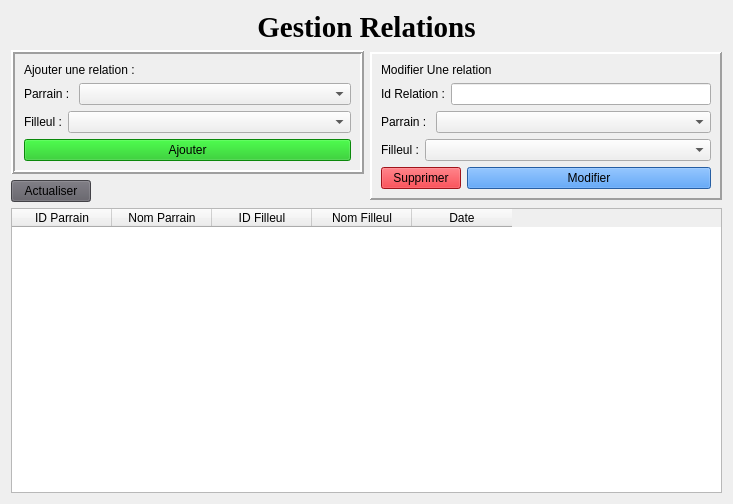
<?xml version="1.0" encoding="UTF-8"?>
<ui version="4.0">
 <class>Form</class>
 <widget class="QWidget" name="Form">
  <property name="geometry">
   <rect>
    <x>0</x>
    <y>0</y>
    <width>733</width>
    <height>504</height>
   </rect>
  </property>
  <property name="windowTitle">
   <string>Form</string>
  </property>
  <layout class="QGridLayout" name="gridLayout_3">
   <item row="0" column="0" colspan="2">
    <widget class="QLabel" name="label_2">
     <property name="sizePolicy">
      <sizepolicy hsizetype="Expanding" vsizetype="Fixed">
       <horstretch>0</horstretch>
       <verstretch>0</verstretch>
      </sizepolicy>
     </property>
     <property name="font">
      <font>
       <family>Times New Roman</family>
       <pointsize>22</pointsize>
       <weight>75</weight>
       <bold>true</bold>
      </font>
     </property>
     <property name="text">
      <string>Gestion Relations</string>
     </property>
     <property name="alignment">
      <set>Qt::AlignCenter</set>
     </property>
    </widget>
   </item>
   <item row="1" column="0">
    <widget class="QFrame" name="frame">
     <property name="sizePolicy">
      <sizepolicy hsizetype="MinimumExpanding" vsizetype="Fixed">
       <horstretch>0</horstretch>
       <verstretch>0</verstretch>
      </sizepolicy>
     </property>
     <property name="frameShape">
      <enum>QFrame::Box</enum>
     </property>
     <property name="frameShadow">
      <enum>QFrame::Raised</enum>
     </property>
     <property name="lineWidth">
      <number>2</number>
     </property>
     <layout class="QGridLayout" name="gridLayout">
      <item row="2" column="0">
       <layout class="QFormLayout" name="formLayout_2">
        <item row="0" column="0">
         <widget class="QLabel" name="label_4">
          <property name="text">
           <string>Filleul :</string>
          </property>
         </widget>
        </item>
        <item row="0" column="1">
         <widget class="QComboBox" name="comboBox_AddFilleul"/>
        </item>
       </layout>
      </item>
      <item row="1" column="0">
       <layout class="QFormLayout" name="formLayout">
        <item row="0" column="1">
         <widget class="QComboBox" name="comboBox_AddParrain"/>
        </item>
        <item row="0" column="0">
         <widget class="QLabel" name="label_3">
          <property name="text">
           <string>Parrain : </string>
          </property>
         </widget>
        </item>
       </layout>
      </item>
      <item row="3" column="0">
       <widget class="QPushButton" name="btnAjouter">
        <property name="styleSheet">
         <string notr="true">background-color: rgb(15, 191, 15);</string>
        </property>
        <property name="text">
         <string>Ajouter</string>
        </property>
       </widget>
      </item>
      <item row="0" column="0">
       <widget class="QLabel" name="label">
        <property name="styleSheet">
         <string notr="true">font: 75 14pt &quot;Times New Roman&quot;;</string>
        </property>
        <property name="text">
         <string>Ajouter une relation :</string>
        </property>
       </widget>
      </item>
     </layout>
    </widget>
   </item>
   <item row="1" column="1" rowspan="2">
    <widget class="QFrame" name="frame_2">
     <property name="sizePolicy">
      <sizepolicy hsizetype="MinimumExpanding" vsizetype="Fixed">
       <horstretch>0</horstretch>
       <verstretch>0</verstretch>
      </sizepolicy>
     </property>
     <property name="frameShape">
      <enum>QFrame::Panel</enum>
     </property>
     <property name="frameShadow">
      <enum>QFrame::Raised</enum>
     </property>
     <property name="lineWidth">
      <number>2</number>
     </property>
     <layout class="QGridLayout" name="gridLayout_2">
      <item row="0" column="0">
       <widget class="QLabel" name="label_5">
        <property name="styleSheet">
         <string notr="true">font: 75 14pt &quot;Times New Roman&quot;;</string>
        </property>
        <property name="text">
         <string>Modifier Une relation</string>
        </property>
       </widget>
      </item>
      <item row="1" column="0">
       <layout class="QFormLayout" name="formLayout_5">
        <item row="0" column="0">
         <widget class="QLabel" name="label_8">
          <property name="text">
           <string>Id Relation :</string>
          </property>
         </widget>
        </item>
        <item row="0" column="1">
         <widget class="QLineEdit" name="lineEdit_IdRelation">
          <property name="alignment">
           <set>Qt::AlignRight|Qt::AlignTrailing|Qt::AlignVCenter</set>
          </property>
          <property name="readOnly">
           <bool>true</bool>
          </property>
         </widget>
        </item>
       </layout>
      </item>
      <item row="2" column="0">
       <layout class="QFormLayout" name="formLayout_3">
        <item row="0" column="1">
         <widget class="QComboBox" name="comboBox_ModParrain"/>
        </item>
        <item row="0" column="0">
         <widget class="QLabel" name="label_6">
          <property name="text">
           <string>Parrain : </string>
          </property>
         </widget>
        </item>
       </layout>
      </item>
      <item row="3" column="0">
       <layout class="QFormLayout" name="formLayout_4">
        <item row="0" column="0">
         <widget class="QLabel" name="label_7">
          <property name="text">
           <string>Filleul :</string>
          </property>
         </widget>
        </item>
        <item row="0" column="1">
         <widget class="QComboBox" name="comboBox_AddFilleul_2"/>
        </item>
       </layout>
      </item>
      <item row="4" column="0">
       <layout class="QFormLayout" name="formLayout_6">
        <item row="0" column="0">
         <widget class="QPushButton" name="btnSupprimer">
          <property name="styleSheet">
           <string notr="true">background-color: rgb(224, 27, 36);</string>
          </property>
          <property name="text">
           <string>Supprimer</string>
          </property>
         </widget>
        </item>
        <item row="0" column="1">
         <widget class="QPushButton" name="btnSupprimer_2">
          <property name="styleSheet">
           <string notr="true">background-color: rgb(53, 132, 228);</string>
          </property>
          <property name="text">
           <string>Modifier</string>
          </property>
         </widget>
        </item>
       </layout>
      </item>
     </layout>
    </widget>
   </item>
   <item row="2" column="0">
    <widget class="QPushButton" name="btnActualiser">
     <property name="sizePolicy">
      <sizepolicy hsizetype="Fixed" vsizetype="Fixed">
       <horstretch>0</horstretch>
       <verstretch>0</verstretch>
      </sizepolicy>
     </property>
     <property name="styleSheet">
      <string notr="true">background-color: rgb(94, 92, 100);</string>
     </property>
     <property name="text">
      <string>Actualiser</string>
     </property>
    </widget>
   </item>
   <item row="3" column="0" colspan="2">
    <widget class="QTableWidget" name="tableWidget">
     <property name="autoFillBackground">
      <bool>false</bool>
     </property>
     <property name="styleSheet">
      <string notr="true">font: 14pt &quot;Times New Roman&quot;;</string>
     </property>
     <property name="lineWidth">
      <number>2</number>
     </property>
     <property name="midLineWidth">
      <number>1</number>
     </property>
     <property name="horizontalScrollBarPolicy">
      <enum>Qt::ScrollBarAlwaysOff</enum>
     </property>
     <property name="editTriggers">
      <set>QAbstractItemView::NoEditTriggers</set>
     </property>
     <property name="selectionMode">
      <enum>QAbstractItemView::SingleSelection</enum>
     </property>
     <property name="selectionBehavior">
      <enum>QAbstractItemView::SelectRows</enum>
     </property>
     <property name="gridStyle">
      <enum>Qt::DashLine</enum>
     </property>
     <attribute name="horizontalHeaderCascadingSectionResizes">
      <bool>false</bool>
     </attribute>
     <attribute name="horizontalHeaderStretchLastSection">
      <bool>false</bool>
     </attribute>
     <attribute name="verticalHeaderVisible">
      <bool>true</bool>
     </attribute>
     <column>
      <property name="text">
       <string>ID Parrain</string>
      </property>
      <property name="font">
       <font>
        <weight>50</weight>
        <italic>false</italic>
        <bold>false</bold>
       </font>
      </property>
     </column>
     <column>
      <property name="text">
       <string>Nom Parrain</string>
      </property>
     </column>
     <column>
      <property name="text">
       <string>ID Filleul</string>
      </property>
     </column>
     <column>
      <property name="text">
       <string>Nom Filleul</string>
      </property>
     </column>
     <column>
      <property name="text">
       <string>Date</string>
      </property>
     </column>
    </widget>
   </item>
  </layout>
 </widget>
 <resources/>
 <connections/>
</ui>
